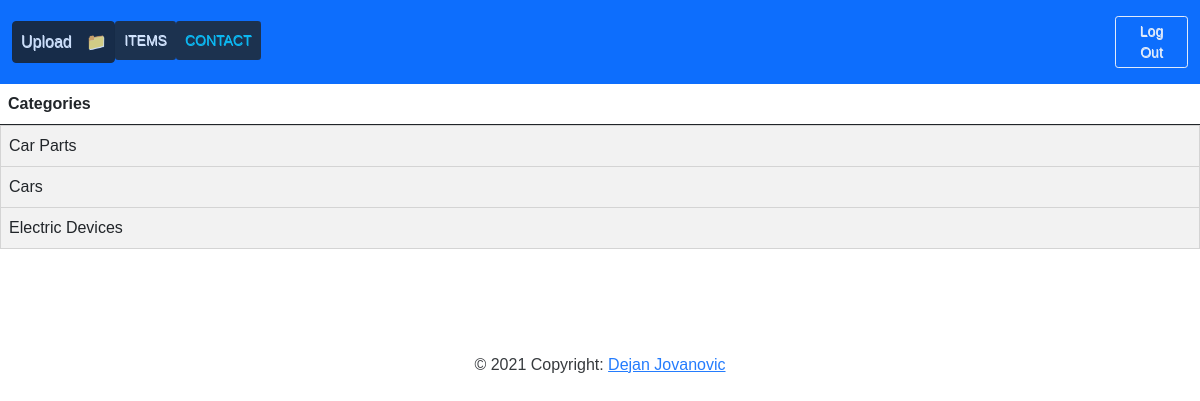
Screenshot of /category/ (signed in) with the database file from the repository.
### shop_app/models.py (models this page shows, shortened)
class Category(models.Model):
    category_name = models.CharField(max_length=100, help_text='Category name')
    class Meta:
        verbose_name_plural = 'Categories'
        ordering = ['category_name']

### shop_app/views.py (the view)
# urls.py: path('category/', views.CategoryListView.as_view(), name='category'),
class CategoryListView(generic.ListView):
    model = Category
    template_name = 'category_list.html'

### shop_app/templates/category_list.html
{% extends 'base.html' %}
{% block content %}
{% if user.is_authenticated %}
<table class="table table-striped">
    <thead class="thead-dark">
        <tr>
            <th scope="col"> Categories </th>
        </tr>
    </thead>
    <tbody>
    {% for page in category_list %}
        <td class="list-group-item">{{ page.category_name }}</td>
    {% endfor %}
    </tbody>
</table>
{% endif %}
{% endblock %}

### shop_app/static/shop_app/css/styles.css (style rules this page uses)
body { background-color: white; padding: 0px; font-family: Arial, Helvetica, sans-serif; }

### rows the page displays
Category: category_name "Car Parts"
Category: category_name "Cars"
Category: category_name "Electric Devices"
